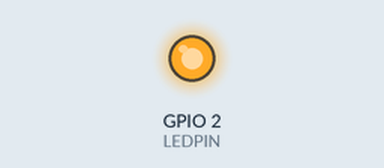
Recording of a sketch running on a simulated ESP32. Shown: output pins drawn as LEDs (lit = HIGH). What the sketch prints to the serial monitor is not drawn. At 0.5 s the program stops and its outputs stay as they are.

Above: at 0.1 s.
Timing chart, 0 to 1.6 s (numbered marks = the images above):
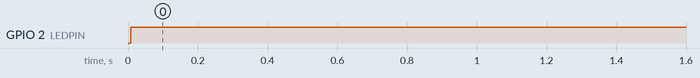

Measured:
- by itself, GPIO 2 (LEDPIN): LOW → HIGH at 0.01 s

The sketch:

Manually-Calibrate-Sensirion-SCD30.ino
```cpp
// (licence header left out)
#include "SparkFun_SCD30_Arduino_Library.h"
#include "Version.h"

// #define ALTERNATIVE_I2C_PINS // For the compact build as shown at https://emariete.com/medidor-co2-display-tft-color-ttgo-t-display-sensirion-scd30/
#define LEDPIN 2 // For standard ESP32 Devkit Board the bultin LED GPIO is 2

SCD30 airSensor;

#ifdef ALTERNATIVE_I2C_PINS
#define I2C_SDA 22
#define I2C_SCL 21
#endif

uint16_t calibrationValue = 415;

void waitSeconds(uint16_t seconds)
{
  uint64_t startTime = millis();
  while ((startTime + seconds*1000) < millis())
  {
    delay(500);
    digitalWrite(LEDPIN,HIGH);
    delay(500);
    digitalWrite(LEDPIN,LOW);
    Serial.print(".");
  }
  Serial.println();
}

void calibrateSensor()
{
  printf("Calibrating SCD30 sensor at %d PPM\n", calibrationValue);
  airSensor.setForcedRecalibrationFactor(calibrationValue);
}

void setup()
{
  Serial.begin(115200);
  Serial.println();
  Serial.println("Starting up...");
  Serial.println("Project version: " + String(VERSION));
  Serial.println("Build timestamp:" + String(BUILD_TIMESTAMP));

  // Set pin mode
  pinMode(LEDPIN,OUTPUT);

  // Initialize the SCD30 driver
  #ifdef ALTERNATIVE_I2C_PINS
    Wire.begin(I2C_SDA, I2C_SCL);
  #else
    Wire.begin();
  #endif
  if (airSensor.begin() == false)
  {
    Serial.println("Air sensor not detected. Please check wiring. Freezing...");
    while (1)
    ;
  }
  Serial.println("Ready.");
}

void loop()
{
  waitSeconds(300);
  calibrateSensor();
  Serial.println("Calibration done.");
  digitalWrite(LEDPIN,HIGH);
  delay(500);
  while (1)
    ;
}
```

Version.h
```cpp
    // AUTO GENERATED FILE, DO NOT EDIT
    #ifndef VERSION
        #define VERSION "0.1.2"
    #endif
    #ifndef BUILD_TIMESTAMP
        #define BUILD_TIMESTAMP "2021-11-09 09:14:28.666157"
    #endif
    
```
